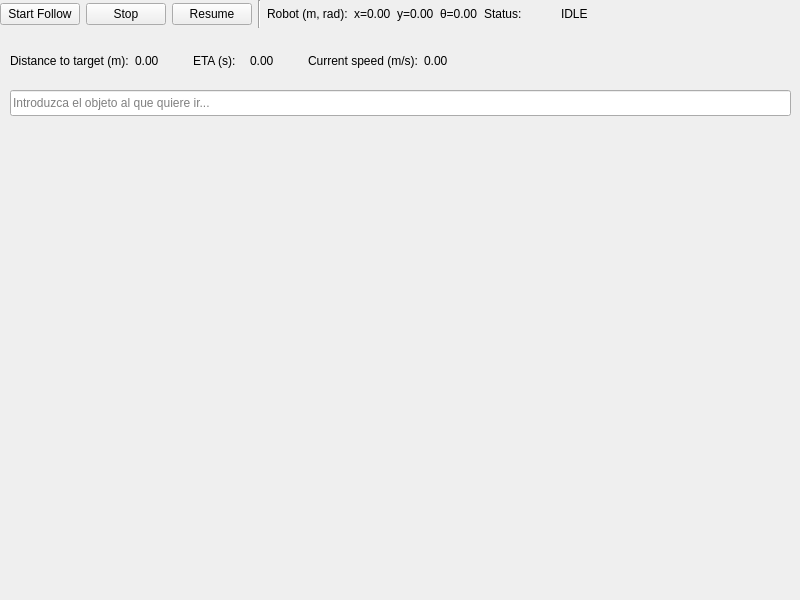
<?xml version="1.0" encoding="UTF-8"?>
<ui version="4.0">
 <class>guiDlg</class>
 <widget class="QWidget" name="guiDlg">
  <property name="geometry">
   <rect>
    <x>0</x>
    <y>0</y>
    <width>800</width>
    <height>600</height>
   </rect>
  </property>
  <property name="windowTitle">
   <string>ainf_mission_planner</string>
  </property>
  <widget class="QFrame" name="frame">
   <property name="geometry">
    <rect>
     <x>11</x>
     <y>129</y>
     <width>779</width>
     <height>461</height>
    </rect>
   </property>
   <property name="sizePolicy">
    <sizepolicy hsizetype="Preferred" vsizetype="Expanding">
     <horstretch>0</horstretch>
     <verstretch>0</verstretch>
    </sizepolicy>
   </property>
   <property name="frameShape">
    <enum>QFrame::NoFrame</enum>
   </property>
  </widget>
  <widget class="QWidget" name="layoutWidget">
   <property name="geometry">
    <rect>
     <x>0</x>
     <y>0</y>
     <width>672</width>
     <height>28</height>
    </rect>
   </property>
   <layout class="QHBoxLayout" name="horizontalLayout_top">
    <item>
     <widget class="QPushButton" name="pushButton_startFollow">
      <property name="text">
       <string>Start Follow</string>
      </property>
     </widget>
    </item>
    <item>
     <widget class="QPushButton" name="pushButton_stopFollow">
      <property name="text">
       <string>Stop</string>
      </property>
     </widget>
    </item>
    <item>
     <widget class="QPushButton" name="pushButton_resumeFollow">
      <property name="text">
       <string>Resume</string>
      </property>
     </widget>
    </item>
    <item>
     <widget class="Line" name="line_separator_top">
      <property name="orientation">
       <enum>Qt::Vertical</enum>
      </property>
     </widget>
    </item>
    <item>
     <widget class="QLabel" name="label_robotCoordsTitle">
      <property name="text">
       <string>Robot (m, rad):</string>
      </property>
     </widget>
    </item>
    <item>
     <widget class="QLabel" name="label_robotCoordsValue">
      <property name="text">
       <string>x=0.00  y=0.00  θ=0.00</string>
      </property>
     </widget>
    </item>
    <item>
     <widget class="QLabel" name="label_missionStatusTitle">
      <property name="text">
       <string>Status:</string>
      </property>
     </widget>
    </item>
    <item>
     <widget class="QLabel" name="label_missionStatusValue">
      <property name="text">
       <string>IDLE</string>
      </property>
     </widget>
    </item>
    <item>
     <spacer name="horizontalSpacer_top">
      <property name="orientation">
       <enum>Qt::Vertical</enum>
      </property>
      <property name="sizeHint" stdset="0">
       <size>
        <width>40</width>
        <height>20</height>
       </size>
      </property>
     </spacer>
    </item>
   </layout>
  </widget>
  <widget class="QWidget" name="layoutWidget">
   <property name="geometry">
    <rect>
     <x>10</x>
     <y>50</y>
     <width>505</width>
     <height>22</height>
    </rect>
   </property>
   <layout class="QHBoxLayout" name="horizontalLayout">
    <item>
     <widget class="QLabel" name="label_distanceToTargetTitle">
      <property name="text">
       <string>Distance to target (m):</string>
      </property>
     </widget>
    </item>
    <item>
     <widget class="QLabel" name="label_distanceToTargetValue">
      <property name="text">
       <string>0.00</string>
      </property>
     </widget>
    </item>
    <item>
     <widget class="QLabel" name="label_etaTitle">
      <property name="text">
       <string>ETA (s):</string>
      </property>
     </widget>
    </item>
    <item>
     <widget class="QLabel" name="label_etaValue">
      <property name="text">
       <string>0.00</string>
      </property>
     </widget>
    </item>
    <item>
     <widget class="QLabel" name="label_currentSpeedTitle">
      <property name="text">
       <string>Current speed (m/s):</string>
      </property>
     </widget>
    </item>
    <item>
     <widget class="QLabel" name="label_currentSpeedValue">
      <property name="text">
       <string>0.00</string>
      </property>
     </widget>
    </item>
    <item>
     <spacer name="horizontalSpacer_metrics">
      <property name="orientation">
       <enum>Qt::Vertical</enum>
      </property>
      <property name="sizeHint" stdset="0">
       <size>
        <width>40</width>
        <height>20</height>
       </size>
      </property>
     </spacer>
    </item>
   </layout>
  </widget>
  <widget class="QLineEdit" name="object_prompt">
   <property name="geometry">
    <rect>
     <x>10</x>
     <y>90</y>
     <width>781</width>
     <height>26</height>
    </rect>
   </property>
   <property name="placeholderText">
    <string>Introduzca el objeto al que quiere ir...</string>
   </property>
  </widget>
 </widget>
 <resources/>
 <connections/>
</ui>
